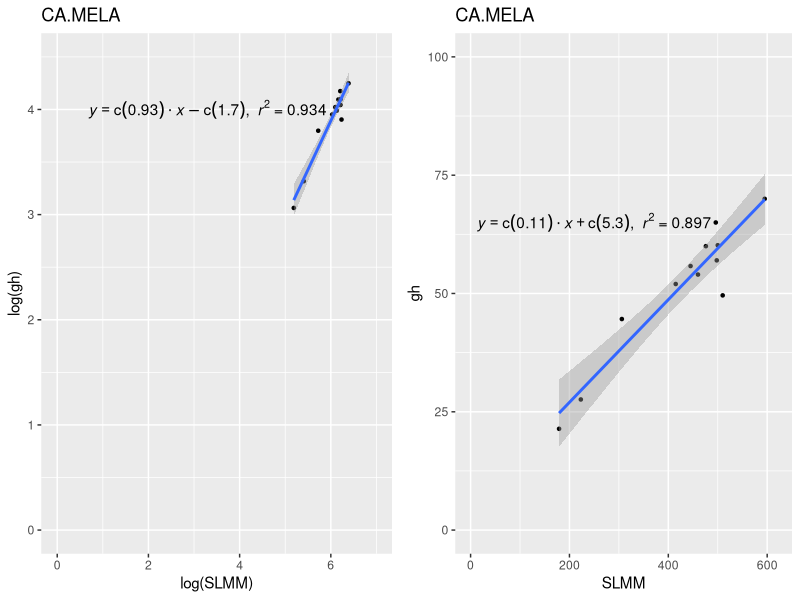
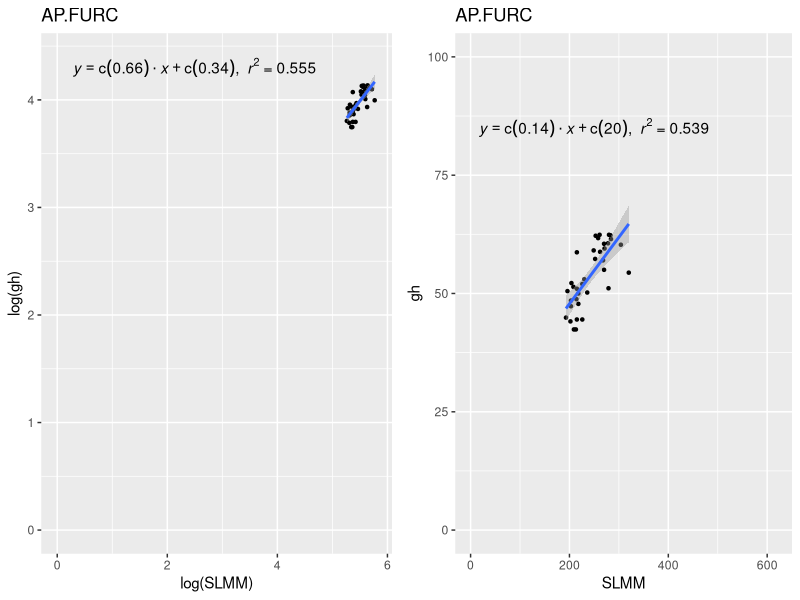
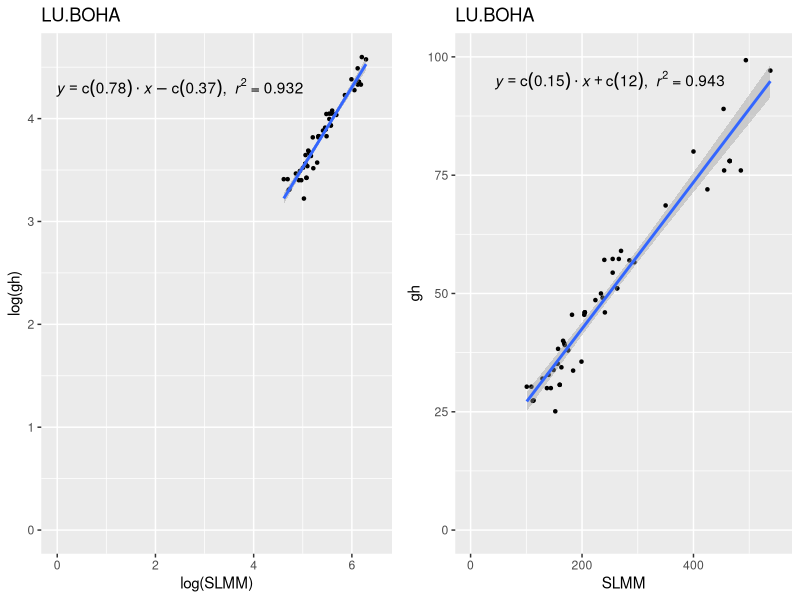
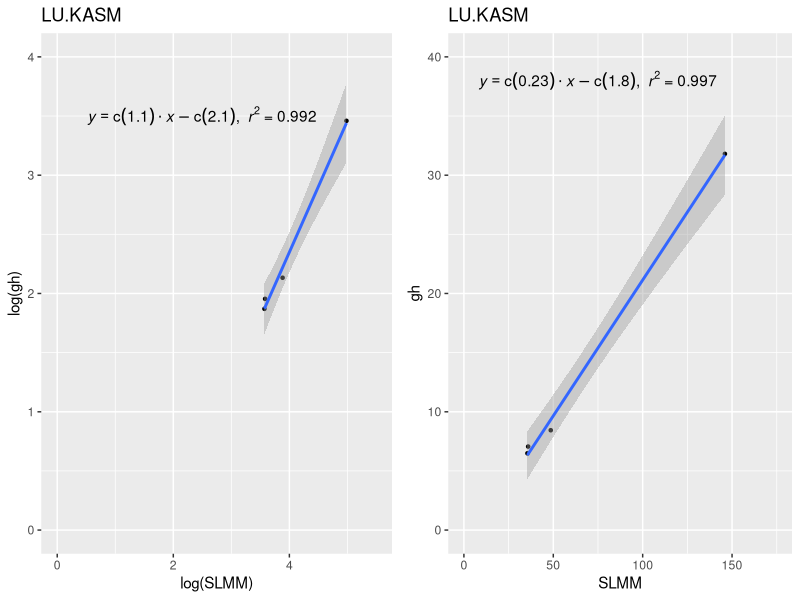
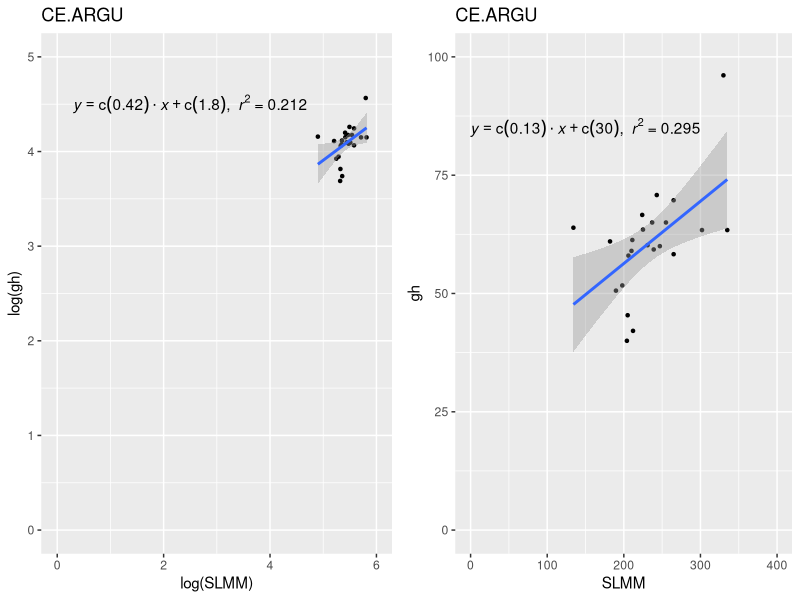
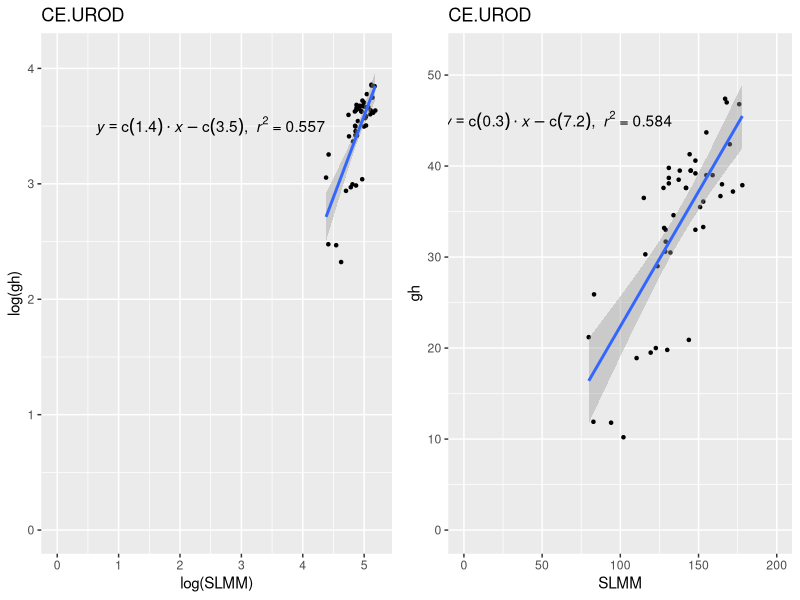
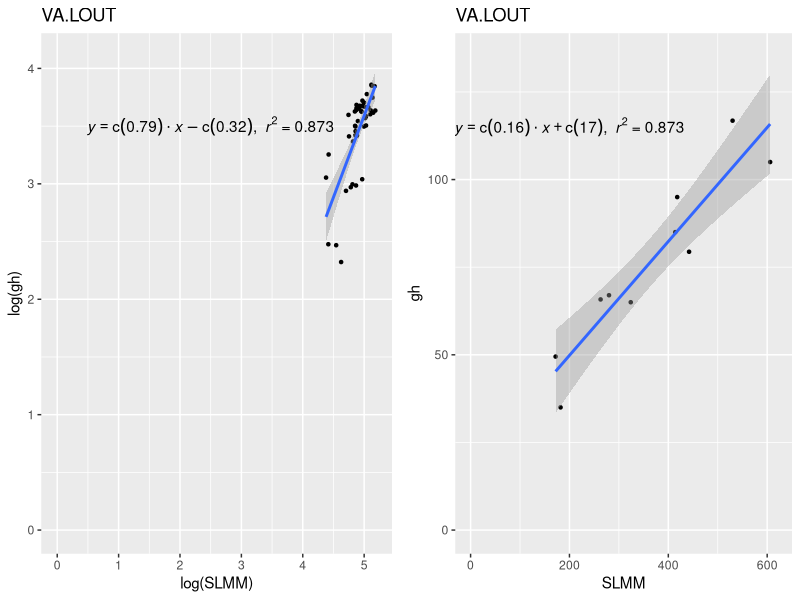
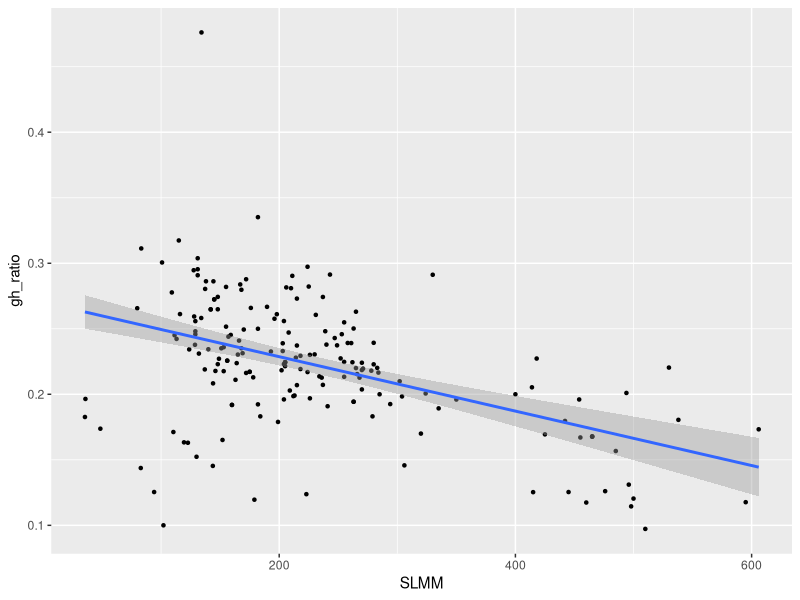

Write R code to recreate these figures, in order. (Note: this script raises an error after producing the figures.)
### Figuring out what's going on with the piscivores

# set working directory
setwd('/Users/jillian/R_projects/Allometry/')

# Data for all specimens where a species has more than 3 samples with gape and SL data
fish <- read.csv('Allometry Data/fish_gape_cleaned_more_than_3_jan_24.csv', 
                 header = TRUE, sep = ",") 

########### Entering and Cleaning Data ##########

# Remove PS.COOP and AC.TRIOS because low n, but more so because there is no size gradient
# Which rows have PS.COOP and AC.TRIOS?
psc <- which(fish$SpeciesCode==('PS.COOP'))
act <- which(fish$SpeciesCode==('AC.TRIOS')) 
# removing these rows from fish:
fish <- fish[-c(psc, act),]


##### Selecting only piscivores #######

p <- fish[which(fish$j_fg=='Pi'),]

p$SpeciesCode <- factor(p$SpeciesCode)
p$Family <- factor(p$Family)

##### Ordering by Family to make my life easier ####
p$SpeciesCode <- factor(p$SpeciesCode, levels = c("CA.MELA", 
                                                  "AP.FURC", 
                                                  "LU.BOHA",
                                                  "LU.KASM",
                                                  "CE.ARGU",
                                                  "CE.UROD",
                                                  "VA.LOUT")
)


#### Making some plots!!! ######

library("ggplot2")
library('plyr')
library('gridExtra') # allows me to make multiplots

#### calculating mouth area (and adding it to pisc dataframe): ####
p$area <- with(p, pi*(gh/2)*(gw/2))

#### gh, gw, ga for all piscivore species combined (WITH EQNS!!!!!!) ####

caranx <- fish[which(fish$SpeciesCode=='CA.MELA'),]

df.n <- ddply(.data=p, .(SpeciesCode), summarize, n=paste("n ==", length(SpeciesCode)))

lm_eqn = function(x, y){
  m = lm(log(y) ~ log(SLMM), x);
  l <- list(a = format(coef(m)[1], digits = 2), 
            b = format(coef(m)[2], digits = 2), 
            r2 = format(summary(m)$r.squared, digits = 3)
  )
  if (l$a >= 0) {
  eq <- substitute(italic(y) == b %.% italic(x) + a*","~~italic(r)^2~"="~r2, l) 
  }
  
  else {
    l <- list(a = format(abs(coef(m)[1]), digits = 2), 
              b = format(coef(m)[2], digits = 2), 
              r2 = format(summary(m)$r.squared, digits = 3)
    )
    eq <- substitute(italic(y) == b %.% italic(x) - a*","~~italic(r)^2~"="~r2, l) 
  }

  as.character(as.expression(eq));                 
}

# LOG TRANSFORMED
caranx_l <-
  ggplot(data=caranx, aes(x=log(SLMM), y=log(gh))) +
  geom_point(shape=20) +
  geom_smooth(method=lm) +
  geom_text(data=data.frame(), aes(x=3.3, y=4, label=lm_eqn(caranx, caranx$gh)), parse=TRUE) +
  ggtitle("CA.MELA") +
  ylim(0, 4.5) +
  xlim(0, 7)

# NOT TRANSFORMED
lm_eqn_notlog = function(x, y){
  m = lm(y ~ SLMM, x);
  l <- list(a = format(coef(m)[1], digits = 2), 
            b = format(coef(m)[2], digits = 2), 
            r2 = format(summary(m)$r.squared, digits = 3)
  )
  if (l$a >= 0) {
    eq <- substitute(italic(y) == b %.% italic(x) + a*","~~italic(r)^2~"="~r2, l) 
  }
  
  else {
    l <- list(a = format(abs(coef(m)[1]), digits = 2), 
              b = format(coef(m)[2], digits = 2), 
              r2 = format(summary(m)$r.squared, digits = 3)
    )
    eq <- substitute(italic(y) == b %.% italic(x) - a*","~~italic(r)^2~"="~r2, l) 
  }
  
  as.character(as.expression(eq));                 
}

caranx_nl <-
  ggplot(data=caranx, aes(x=SLMM, y=gh)) +
  geom_point(shape=20) +
  geom_smooth(method=lm) +
  geom_text(data=data.frame(), aes(x=250, y=65, label=lm_eqn_notlog(caranx, caranx$gh)), parse=TRUE) +
  ggtitle("CA.MELA") +
  ylim(0,100) +
  xlim(0,620)

grid.arrange(caranx_l, caranx_nl, ncol=2)


## AP.FURC
aphareus <- fish[which(fish$SpeciesCode=='AP.FURC'),]

# LOG TRANSFORMED
aphar_l <-
  ggplot(data=aphareus, aes(x=log(SLMM), y=log(gh))) +
  geom_point(shape=20) +
  geom_smooth(method=lm) +
  geom_text(data=data.frame(), aes(x=2.5, y=4.3, label=lm_eqn(aphareus, aphareus$gh)), parse=TRUE) +
  ggtitle("AP.FURC") +
  ylim(0,4.4) +
  xlim(0,5.8)

# NOT TRANSFORMED
aphar_nl <-
  ggplot(data=aphareus, aes(x=SLMM, y=gh)) +
  geom_point(shape=20) +
  geom_smooth(method=lm) +
  geom_text(data=data.frame(), aes(x=250, y=85, label=lm_eqn_notlog(aphareus, aphareus$gh)), parse=TRUE) +
  ggtitle("AP.FURC") +
  ylim(0,100) +
  xlim(0,620)

grid.arrange(aphar_l, aphar_nl, ncol=2)


## LU.BOHA
bohar <- fish[which(fish$SpeciesCode=='LU.BOHA'),]

# LOG TRANSFORMED
bohar_l <-
  ggplot(data=bohar, aes(x=log(SLMM), y=log(gh))) +
  geom_point(shape=20) +
  geom_smooth(method=lm) +
  geom_text(data=data.frame(), aes(x=2.5, y=4.3, label=lm_eqn(bohar, bohar$gh)), parse=TRUE) +
  ggtitle("LU.BOHA") +
  ylim(0,4.6) +
  xlim(0,6.5)

# NOT TRANSFORMED
bohar_nl <-
  ggplot(data=bohar, aes(x=SLMM, y=gh)) +
  geom_point(shape=20) +
  geom_smooth(method=lm) +
  geom_text(data=data.frame(), aes(x=250, y=95, label=lm_eqn_notlog(bohar, bohar$gh)), parse=TRUE) +
  ggtitle("LU.BOHA") +
  ylim(0,100) +
  xlim(0,550)

grid.arrange(bohar_l, bohar_nl, ncol=2)


## LU.KASM
kasmira <- fish[which(fish$SpeciesCode=='LU.KASM'),]

# LOG TRANSFORMED
kasmira_l <-
  ggplot(data=kasmira, aes(x=log(SLMM), y=log(gh))) +
  geom_point(shape=20) +
  geom_smooth(method=lm) +
  geom_text(data=data.frame(), aes(x=2.5, y=3.5, label=lm_eqn(kasmira, kasmira$gh)), parse=TRUE) +
  ggtitle("LU.KASM") +
  ylim(0,4) +
  xlim(0,5.5)

# NOT TRANSFORMED
kasmira_nl <-
  ggplot(data=kasmira, aes(x=SLMM, y=gh)) +
  geom_point(shape=20) +
  geom_smooth(method=lm) +
  geom_text(data=data.frame(), aes(x=75, y=38, label=lm_eqn_notlog(kasmira, kasmira$gh)), parse=TRUE) +
  ggtitle("LU.KASM") +
  ylim(0,40) +
  xlim(0,175)

grid.arrange(kasmira_l, kasmira_nl, ncol=2)



## CE.ARGU
argus <- fish[which(fish$SpeciesCode=='CE.ARGU'),]

# LOG TRANSFORMED
argus_l <-
  ggplot(data=argus, aes(x=log(SLMM), y=log(gh))) +
  geom_point(shape=20) +
  geom_smooth(method=lm) +
  geom_text(data=data.frame(), aes(x=2.5, y=4.5, label=lm_eqn(argus, argus$gh)), parse=TRUE) +
  ggtitle("CE.ARGU") +
  ylim(0,5) +
  xlim(0,6)

# NOT TRANSFORMED
argus_nl <-
  ggplot(data=argus, aes(x=SLMM, y=gh)) +
  geom_point(shape=20) +
  geom_smooth(method=lm) +
  geom_text(data=data.frame(), aes(x=150, y=85, label=lm_eqn_notlog(argus, argus$gh)), parse=TRUE) +
  ggtitle("CE.ARGU") +
  ylim(0,100) +
  xlim(0,400)


grid.arrange(argus_l, argus_nl, ncol=2)


## CE.UROD
urod <- fish[which(fish$SpeciesCode=='CE.UROD'),]

# LOG TRANSFORMED
urod_l <-
  ggplot(data=urod, aes(x=log(SLMM), y=log(gh))) +
  geom_point(shape=20) +
  geom_smooth(method=lm) +
  geom_text(data=data.frame(), aes(x=2.5, y=3.5, label=lm_eqn(urod, urod$gh)), parse=TRUE) +
  ggtitle("CE.UROD") +
  ylim(0,4.1) +
  xlim(0,5.2)

# NOT TRANSFORMED
urod_nl <-
  ggplot(data=urod, aes(x=SLMM, y=gh)) +
  geom_point(shape=20) +
  geom_smooth(method=lm) +
  geom_text(data=data.frame(), aes(x=60, y=45, label=lm_eqn_notlog(urod, urod$gh)), parse=TRUE) +
  ggtitle("CE.UROD") +
  ylim(0,52) +
  xlim(0,200)

grid.arrange(urod_l, urod_nl, ncol=2)

## VA.LOUT
variola <- fish[which(fish$SpeciesCode=='VA.LOUT'),]

# LOG TRANSFORMED
variola_l <-
  ggplot(data=urod, aes(x=log(SLMM), y=log(gh))) +
  geom_point(shape=20) +
  geom_smooth(method=lm) +
  geom_text(data=data.frame(), aes(x=2.5, y=3.5, label=lm_eqn(variola, variola$gh)), parse=TRUE) +
  ggtitle("VA.LOUT") +
  ylim(0,4.1) +
  xlim(0,5.2)

# NOT TRANSFORMED
variola_nl <-
  ggplot(data=variola, aes(x=SLMM, y=gh)) +
  geom_point(shape=20) +
  geom_smooth(method=lm) +
  geom_text(data=data.frame(), aes(x=200, y=115, label=lm_eqn_notlog(variola, variola$gh)), parse=TRUE) +
  ggtitle("VA.LOUT") +
  ylim(0,135) +
  xlim(0,620)

grid.arrange(variola_l, variola_nl, ncol=2)

pdf(file="log_non_log_pisc.pdf", width=10, height=6)
grid.arrange(caranx_l, caranx_nl, ncol=2)
grid.arrange(aphar_l, aphar_nl, ncol=2)
grid.arrange(bohar_l, bohar_nl, ncol=2)
grid.arrange(kasmira_l, kasmira_nl, ncol=2)
grid.arrange(argus_l, argus_nl, ncol=2)
grid.arrange(urod_l, urod_nl, ncol=2)
grid.arrange(variola_l, variola_nl, ncol=2)
dev.off()


#### Making relative gape height, width, area? plots for all
#### of the piscivores ####

# add relative gape height, width, and area to the dataframe p

p$gh_ratio <- p$gh/p$SLMM
p$gw_ratio <- p$gw/p$SLMM
p$ga_ratio <- p$area/p$SLMM

rel_gh <- dlply(p, .(SpeciesCode), function(z) {
  lm(gh_ratio/SLMM~SLMM, data=p)
})

ggplot(data=p, aes(x=SLMM, y=gh_ratio), colour=Family) + 
  geom_point(shape=20) +
  geom_smooth(method=lm)
  


spp1 <-
  ggplot(data=b, aes(x=log(SLMM), y=log(gh))) +
  geom_point(shape=20) +
  facet_wrap(~SpeciesCode, ncol=3, drop=F) +
  geom_smooth(method=lm) +
  geom_text(data=gh_spp, aes(x=4.85, y=4.1, label=lm_eq), parse=T) +
  ggtitle("VerticalGape")
facet_grid(. ~ cyl, labeller = label_both)














